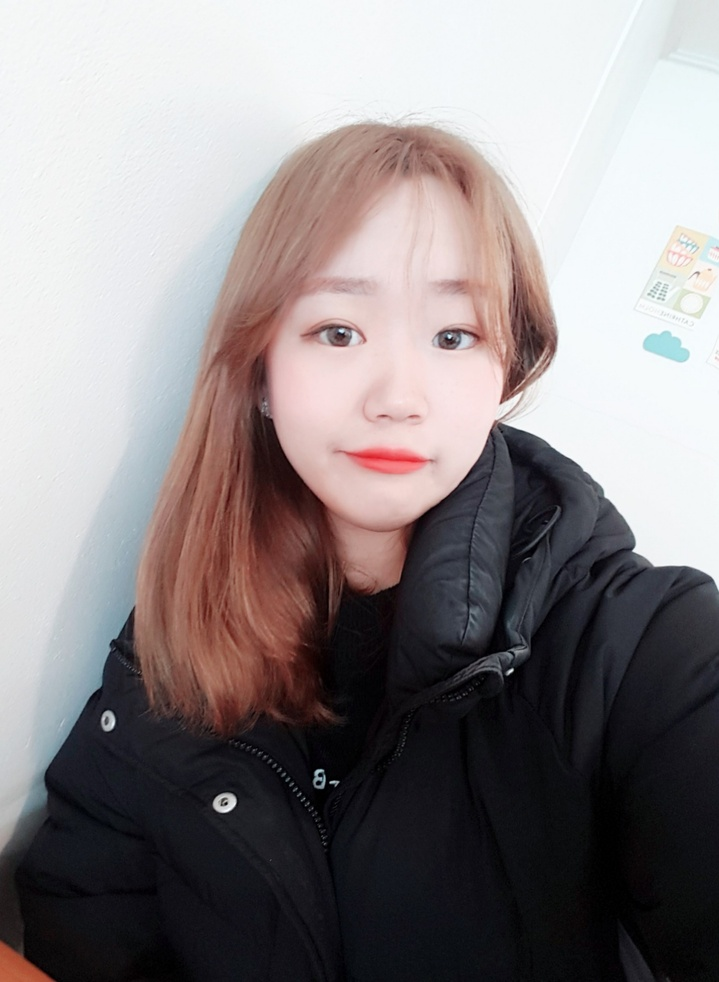
#> input picture yesol.jpg, 719 x 982 px, shrunk from 1378 x 1882 before the run
$ python main.py
#> lines starting #> are read from the running program, lines starting #| are printed output that depends on the picture
#############################
# Python Image Pixelator    #
# openCV library            #
#############################

from PIL import Image
import cv2

def fill(op, pos, n, avg):
    # Fills the new image pixels with the average values
    y, x = pos
    for i in range(x, x + n):
        for j in range(y, y + n):
            op.putpixel((i, j), avg)


# Calculates average RGB values of the n*n pixel matrix
def pixel_avg(square, n):
    r, g, b = 0, 0, 0
    for x in range(n):
        for y in range(n):
            r += square[x][y][2]
            g += square[x][y][1]
            b += square[x][y][0]
    r, g, b = r // (n * n), g // (n * n), b // (n * n)
    return (r, g, b)


def main():
    name = 'yesol.jpg'  # give your filename here
    pixels = cv2.imread(name)  # img 역할
#> pixels is the input picture: shape (982, 719, 3); mean B, G, R 133.9, 132.7, 139.6

    im_height, im_width = pixels.shape[:2]
#> im_height = 982; im_width = 719

    # Tweak this parameter
    ######
    n = 15  # This is the pixelation factor
    ######

    # These pixels are ignored for now
    rem_width = im_width % n
#> rem_width = 14
    rem_height = im_height % n
#> rem_height = 7
    print(im_height, im_width)
#| 982 719

    # The ouput image
    op = Image.new('RGB', (im_width, im_height))
#> op: PIL image 719x982 RGB; every value is 0

    for x in range(0, im_height - rem_height, n):
        for y in range(0, im_width - rem_width, n):
            avg = pixel_avg(pixels[x:x + n, y:y + n], n)
            fill(op, (x, y), n, avg)
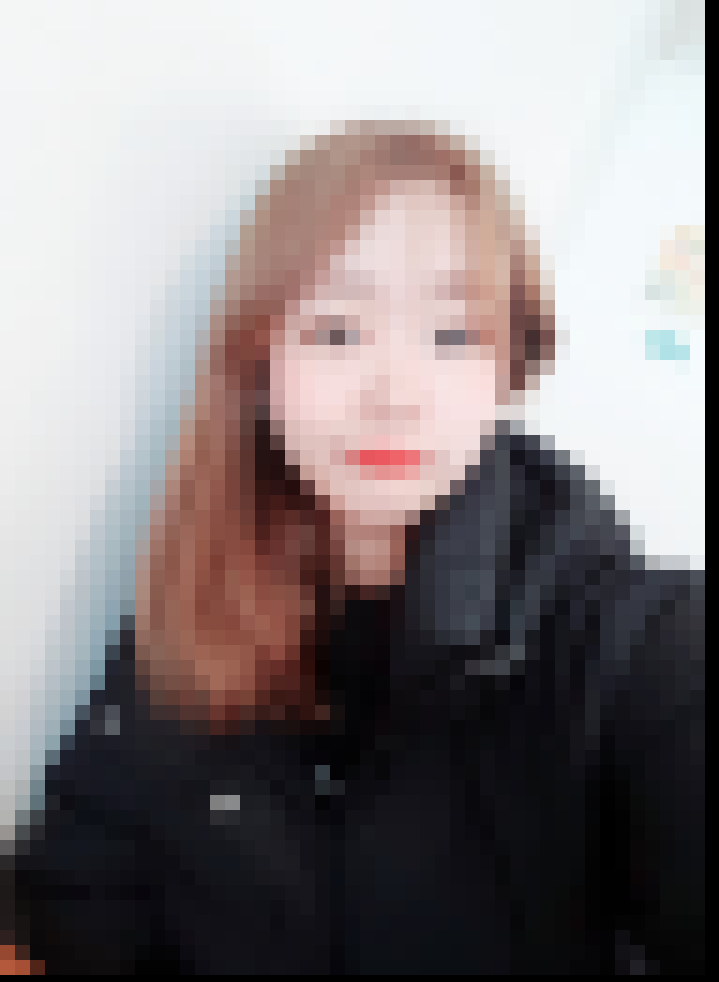
#> op: PIL image 719x982 RGB; mean R, G, B 135.9, 129, 130.2

    op.show()
    op.save(name.split('.')[0] + '_pixel.jpg')


if __name__ == '__main__':
    main()
